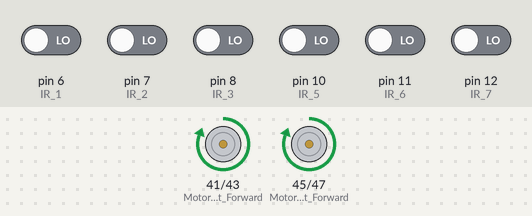
A sketch run on a simulated Arduino Mega 2560, built with avr-gcc and run on an emulated ATmega2560. Shown: motor-driver pin pairs drawn as motors (green arrow = first pin HIGH = forward, orange = second pin HIGH = backward, longer = more drive). The test bench sets the inputs (shaded band); at power-on: pin 6 (IR_1), pin 7 (IR_2), pin 8 (IR_3), pin 10 (IR_5), pin 11 (IR_6), pin 12 (IR_7) LOW.

Above: at 1.2 s.
1.3 s: pin 6 (IR_1) driven HIGH
At 2.2 s:
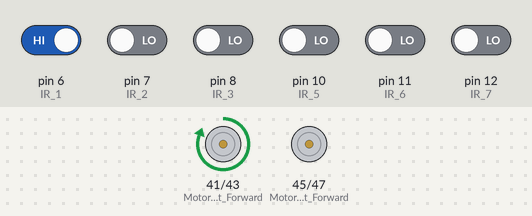
2.8 s: pin 6 (IR_1) driven LOW
At 3.3 s:
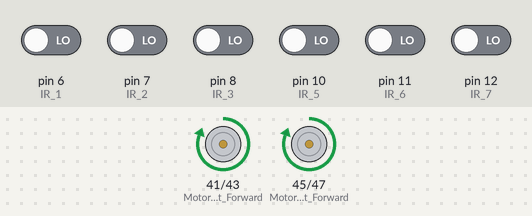
4.3 s: pin 10 (IR_5) driven HIGH
At 5.5 s:
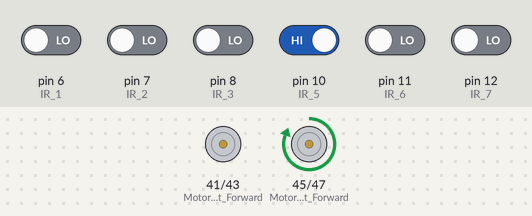
5.8 s: pin 10 (IR_5) driven LOW
At 6.8 s:
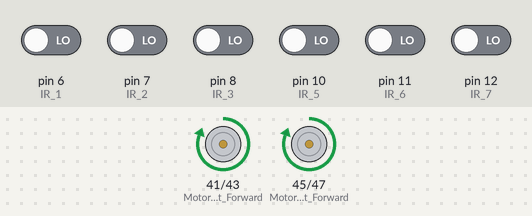
Timing chart, 0 to 8.3 s (numbered marks = the images above; inputs shaded):
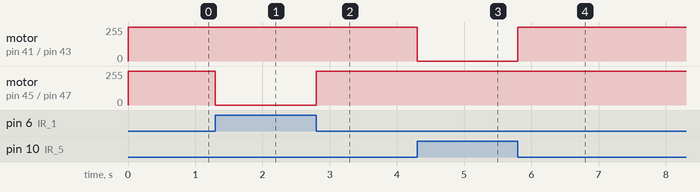

The sketch:

Code3.ino
```cpp
// THIS IS FIRST AND SIMPLEST WORKING CODE

#include <Arduino.h>

#define Motor_Right_Forward 41
#define Motor_Right_Backward 43
#define Motor_Left_Forward 45
#define Motor_Left_Backward 47

#define IR_1 6  // Leftmost
#define IR_2 7
#define IR_3 8
#define IR_4 9
#define IR_5 10
#define IR_6 11
#define IR_7 12
#define IR_8 13  //Righmost

// bool Switch = 0; //0 for left ; 1 for right;
int x = 0;

void setup() {
  // put your setup code here, to run once:
  pinMode(Motor_Right_Forward, OUTPUT);
  pinMode(Motor_Right_Backward, OUTPUT);
  pinMode(Motor_Left_Forward, OUTPUT);
  pinMode(Motor_Left_Backward, OUTPUT);

  pinMode(IR_1, INPUT);
  pinMode(IR_2, INPUT);
  pinMode(IR_3, INPUT);
  pinMode(IR_4, INPUT);
  pinMode(IR_5, INPUT);
  pinMode(IR_6, INPUT);
  pinMode(IR_7, INPUT);
  pinMode(IR_8, INPUT);


  // digitalWrite(Motor_Right_Forward,1);

}

void loop() {
  // put your main code here, to run repeatedly:
  /*
  if (digitalRead(ir_LEFT) == 1){
    Switch = 0;
  }

  if (digitalRead(ir_RIGHT) == 1){
    Switch = 1;
  }

  if (Switch == 1){
    digitalWrite(Motor_Left_Forward,1);
    digitalWrite(Motor_Right_Forward,0);
  }else{
    digitalWrite(Motor_Left_Forward,0);
    digitalWrite(Motor_Right_Forward,1);
  }

  */

  if (digitalRead(IR_1) == 1 || digitalRead(IR_2) || digitalRead(IR_3) == 1){
    x = 1;
  }
  else if (digitalRead(IR_5) == 1 || digitalRead(IR_6) || digitalRead(IR_7) == 1){
    x = 0;
  }
  else {
    x = 2;
  }

  if (x == 0){
    digitalWrite(Motor_Left_Forward,1);
    digitalWrite(Motor_Right_Forward,0);
  }else if (x == 1){
    digitalWrite(Motor_Left_Forward,0);
    digitalWrite(Motor_Right_Forward,1);
  }
  else {
    digitalWrite(Motor_Left_Forward,1);
    digitalWrite(Motor_Right_Forward,1);
  }

  }
```

Measured:
- after the input at 1.3 s, motor on pin 45 (Motor_Left_Forward) / pin 47 (Motor_Left_Backward): forward 255/255 → stopped at once
- after the input at 2.8 s, motor on pin 45 (Motor_Left_Forward) / pin 47 (Motor_Left_Backward): stopped → forward 255/255 at once
- after the input at 4.3 s, motor on pin 41 (Motor_Right_Forward) / pin 43 (Motor_Right_Backward): forward 255/255 → stopped at once
- after the input at 5.8 s, motor on pin 41 (Motor_Right_Forward) / pin 43 (Motor_Right_Backward): stopped → forward 255/255 at once
